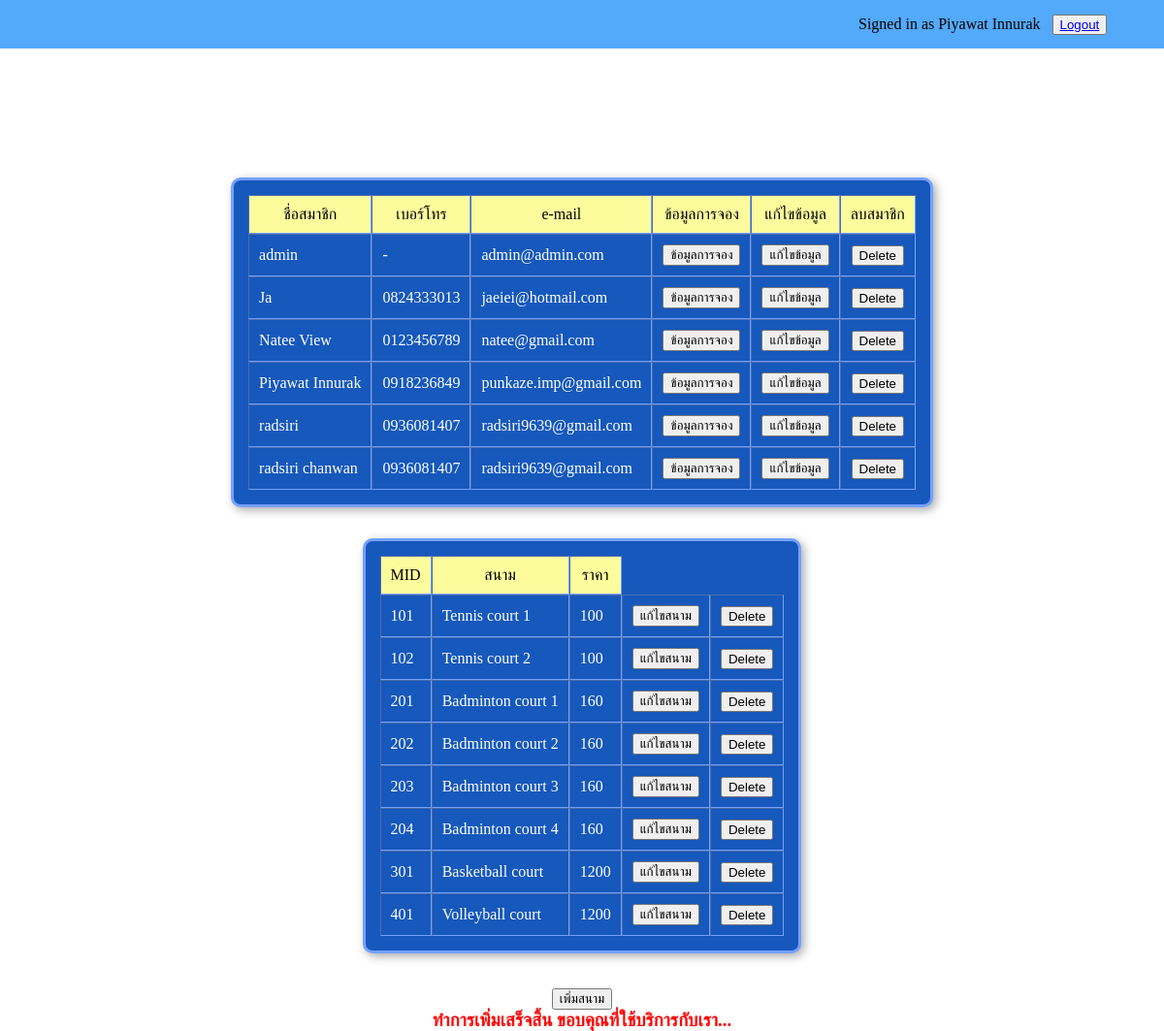
The app's page /part-admin/admin-finsertfeild.php (signed in) with its own data.
### tables this page shows
CREATE TABLE `member` (
  `MID` int(11) NOT NULL,
  `Mname` text NOT NULL,
  `Mtel` text NOT NULL,
  `Mmail` text NOT NULL,
  `Mpasswd` text NOT NULL,
  `Mstatus` text NOT NULL
);

CREATE TABLE `feild` (
  `FID` int(11) NOT NULL,
  `Fname` text NOT NULL,
  `Fprice` int(11) NOT NULL
);

### part-admin/admin.php (the view, shortened to what this page needs)
<!DOCTYPE html>
<html lang="en">
<head>
    <link rel="stylesheet" href="../others/style.css">
</head>
<body>
<?php include "../header.php"; ?>
    <?php
        $connect = mysqli_connect("localhost","root","","sport");
        $sql = 'select * from member ORDER BY Mname ASC';
        $result = mysqli_query($connect,$sql);
        $numrows = mysqli_num_rows($result);
        if (!$result) {
            echo mysqli_error().'<br>';
            die('Can not access database!');
        } else {
            if ($numrows > 0) {
                echo '<h1>Admin Page</h1>';
                echo '<table border="1" cellpading="0" cellspacing="0"><tr id="tHead">';
                echo '<td>ชื่อสมาชิก</td>';
                echo '<td>เบอร์โทร</td>';
                echo '<td>e-mail</td>';
                echo '<td>ข้อมูลการจอง</td>';
                echo '<td>แก้ไขข้อมูล</td>';
                echo '<td>ลบสมาชิก</td>';
                echo '</tr>';
                    while ($row = mysqli_fetch_array($result)) {
                        echo '<tr>';
                        echo '<td>'.$row['Mname'].'</td>';
                        echo '<td>'.$row['Mtel'].'</td>';
                        echo '<td>'.$row['Mmail'].'</td>';
                        echo '<td align="center">
                                <form name="bDetail'.$row['MID'].'" method="post" action="admin-bookingdetail.php">
                                    <input type="submit" value="ข้อมูลการจอง">
                                    <input type="hidden" name="mID" value="'.$row['MID'].'">
                                    <input type="hidden" name="Mname" value="'.$row['Mname'].'">
                                </form>
                            </td>';
                        echo '<td align="center">
                                <form name="mUpdate'.$row['MID'].'" method="post" action="admin-updateMember.php">
                                    <input type="submit" value="แก้ไขข้อมูล">
                                    <input type="hidden" name="mID" value="'.$row['MID'].'">
                                    <input type="hidden" name="Mname" value="'.$row['Mname'].'">
                                </form>
                            </td>';
                        echo '<td align="center">
                                <form name="mDelete'.$row['MID'].'" method="post" action="admin-deleteMember.php">
                                    <input type="submit" value="Delete">
                                    <input type="hidden" name="mID" value="'.$row['MID'].'">
                                </form>
                            </td>';
                        echo '</tr>';
                    }
                echo '</table>';
            } else {
                echo '<table><tr><td>คุณไม่เคยมีประวัติการจอง</td></tr></table>';
            }
        }
    ?>
<?php
        $connect = mysqli_connect("localhost","root","","sport");
        $sql = 'select * from feild';
        $result = mysqli_query($connect,$sql);
        $numrows = mysqli_num_rows($result);
        if (!$result) {
            echo mysqli_error().'<br>';
            die('Can not access database!');
        } else {
            if ($numrows > 0) {
                echo '<table border="1" cellpading="0" cellspacing="0"><tr id="tHead">';
                echo '<td>MID</td>';
                echo '<td>สนาม</td>';
                echo '<td>ราคา</td>';
                echo '</tr>';
                    while ($row = mysqli_fetch_array($result)) {
                        echo '<tr>';
                        echo '<td>'.$row['FID'].'</td>';
                        echo '<td>'.$row['Fname'].'</td>';
                        echo '<td>'.$row['Fprice'].'</td>';
                        echo '<td align="center">
                                <form name="mUpdate'.$row['FID'].'" method="post" action="admin-updatefeild.php">
                                    <input type="submit" value="แก้ไขสนาม">
                                    <input type="hidden" name="fID" value="'.$row['FID'].'">
                                    <input type="hidden" name="fname" value="'.$row['Fname'].'">
                                </form>
                            </td>';
                        echo '<td align="center">
                                <form name="mDelete'.$row['FID'].'" method="post" action="admin-deleteMember.php">
                                    <input type="submit" value="Delete">
                                    <input type="hidden" name="fID" value="'.$row['FID'].'">
                                </form>
                            </td>';
                        echo '</tr>';
                    }
                echo '</table>';
            } else {
                echo '<table><tr><td>คุณไม่เคยมีประวัติการจอง</td></tr></table>';
            }
            echo '<br><br>';
            echo '<div align="center">';
            echo '<form name="bDetail'.$row['FID'].'" method="post" action="admin-insertfeild.php">
                <input type="submit" value="เพิ่มสนาม">
                <input type="hidden" name="fID" value="'.$row['FID'].'">
                <input type="hidden" name="fname" value="'.$row['Fname'].'">
            </form>';
            echo '</div>';
        }
    ?>
</body>
</html>

### others/style.css (style rules this page uses)
body { background-image: url("image/tennis-bg.jpeg"); background-size: 100%; margin: 0; padding: 0; }
table { margin: auto; margin-top: 2rem; padding: 15px; border-style: solid; border-width: medium; border-color: rgb(117, 160, 253); background-color: rgb(22, 88, 187); box-shadow: 3px 3px 10px #49494977; border-radius: 10px; color: white; }
td { padding: 10px; }
h1 { color: white; margin-top: 4rem; text-align: center; }
#tHead { background-color: rgb(252, 252, 157); color: black; text-align: center; }

### records on screen
member: Mname "admin", Mtel "-", Mmail "admin@admin.com"
member: Mname "Ja", Mtel "0824333013", Mmail "jaeiei@hotmail.com"
member: Mname "Natee View", Mtel "0123456789", Mmail "natee@gmail.com"
member: Mname "Piyawat Innurak", Mtel "0918236849", Mmail "punkaze.imp@gmail.com"
member: Mname "radsiri", Mtel "0936081407", Mmail "radsiri9639@gmail.com"
member: Mname "radsiri chanwan", Mtel "0936081407", Mmail "radsiri9639@gmail.com"
feild: FID "101", Fname "Tennis court 1", Fprice "100"
feild: FID "102", Fname "Tennis court 2", Fprice "100"
feild: FID "201", Fname "Badminton court 1", Fprice "160"
feild: FID "202", Fname "Badminton court 2", Fprice "160"
feild: FID "203", Fname "Badminton court 3", Fprice "160"
feild: FID "204", Fname "Badminton court 4", Fprice "160"
feild: FID "301", Fname "Basketball court", Fprice "1200"
feild: FID "401", Fname "Volleyball court", Fprice "1200"

### other values on screen
$_SESSION['usr_name'] "Piyawat Innurak"
